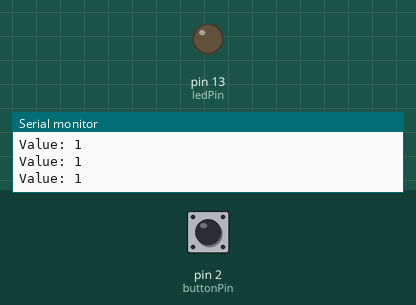
Simulated run of this sketch. Board: Arduino Uno, built with avr-gcc and run on an emulated ATmega328P. On the bench: output pins drawn as LEDs (lit = HIGH), the last lines printed to the serial monitor. The inputs (shaded band) are chosen by the test bench; at power-on: pin 2 (buttonPin) HIGH.

Above: at 1.2 s.
1.3 s: pin 2 (buttonPin) pulled LOW for 0.15 s
At 1.38 s:
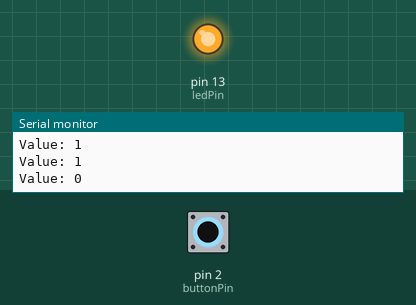
2.9 s: pin 2 (buttonPin) pulled LOW for 3.2 s
At 7.0 s:
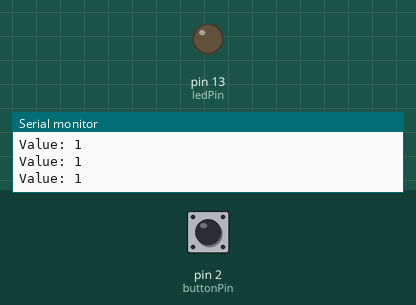
Timing chart, 0 to 8.5 s (numbered marks = the images above; inputs shaded):
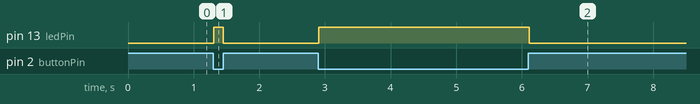

Measured:
- after the input at 1.3 s, pin 13 (ledPin): LOW → HIGH at once, → LOW 0.15 s later
- after the input at 2.9 s, pin 13 (ledPin): LOW → HIGH at once, → LOW 3.2 s later

The sketch:

messstation.ino
```cpp
int buttonPin = 2;
int ledPin = 13;
int buttonStatus = LOW;

void setup()
{
	pinMode(ledPin, OUTPUT);
	pinMode(buttonPin, INPUT);
	digitalWrite(buttonPin, HIGH);
    Serial.begin(9600);
}

void loop()
{
	pushSerial();
}

void pushSerial()
{
	buttonStatus = digitalRead(buttonPin);
	if (LOW == buttonStatus) {
		digitalWrite(ledPin, HIGH);
      	Serial.println("Value: 0");
	}
  	else {
		digitalWrite(ledPin, LOW);
      	Serial.println("Value: 1");
    }
}
```
